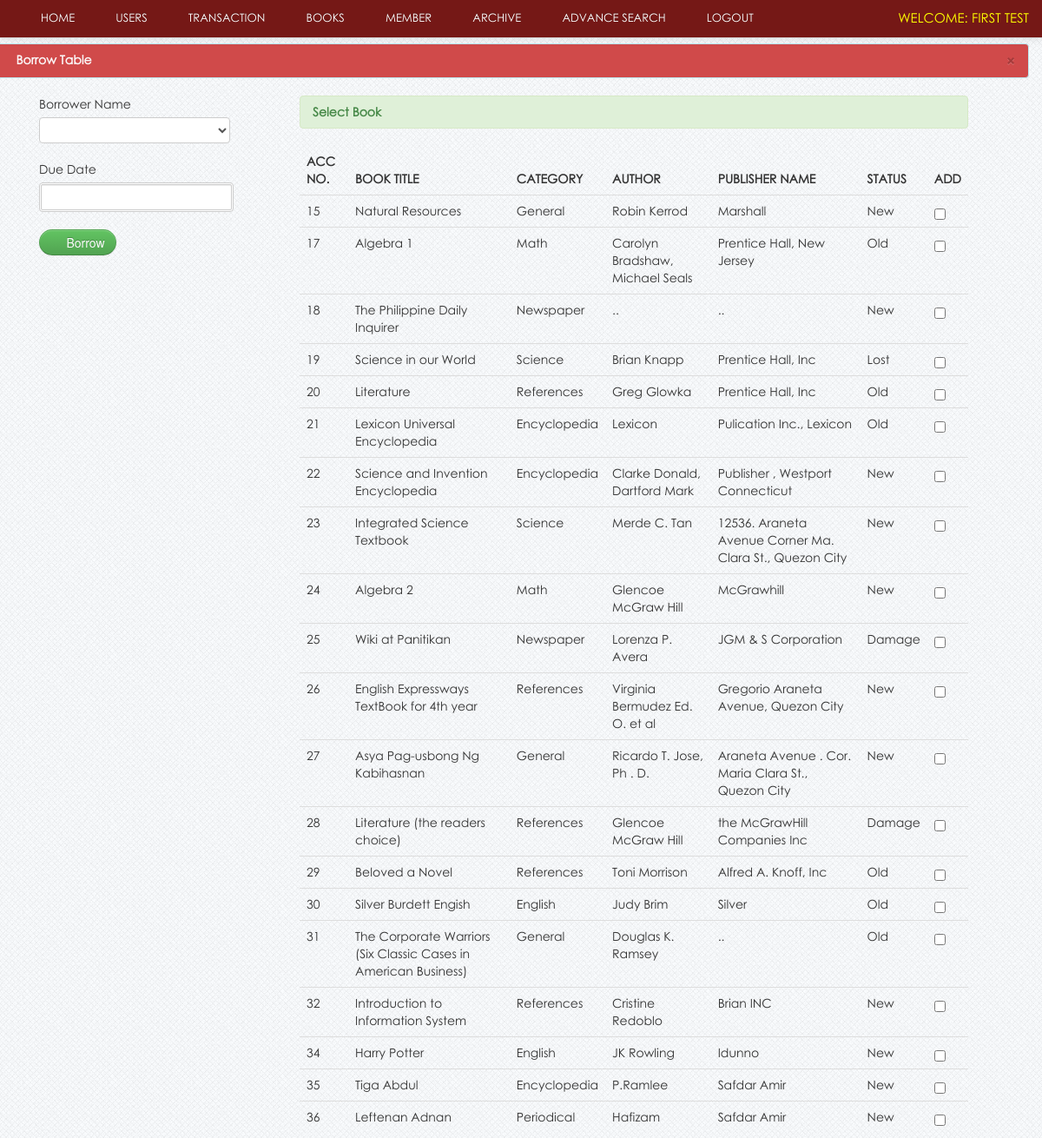
Page /admin/borrow.php (signed in) on the committed database.
### tables this page shows
CREATE TABLE `users` (
  `user_id` int NOT NULL,
  `username` varchar(100) NOT NULL,
  `password` varchar(100) NOT NULL,
  `firstname` varchar(100) NOT NULL,
  `lastname` varchar(100) NOT NULL,
  `user_type` varchar(20) NOT NULL,
  `mfa_enabled` tinyint(1) DEFAULT '0',
  `totp_secret` varchar(255) DEFAULT NULL,
  `email` varchar(100) NOT NULL
);

CREATE TABLE `book` (
  `book_id` int NOT NULL,
  `book_title` varchar(100) NOT NULL,
  `category_id` int NOT NULL,
  `author` varchar(50) NOT NULL,
  `book_copies` int NOT NULL,
  `book_pub` varchar(100) NOT NULL,
  `publisher_name` varchar(100) NOT NULL,
  `isbn` varchar(50) NOT NULL,
  `copyright_year` int NOT NULL,
  `date_receive` varchar(20) DEFAULT NULL,
  `date_added` datetime DEFAULT NULL,
  `status` varchar(30) NOT NULL
);

CREATE TABLE `category` (
  `category_id` int NOT NULL,
  `classname` varchar(50) DEFAULT NULL
);

### admin/session.php (called while the page is built, shortened)
<?php
$session_id=$_SESSION['id'];
?>

### admin/borrow.php (the view, shortened to what this page needs)
<?php include('header.php'); ?>
<?php include('session.php'); ?>
<?php include('navbar_borrow.php'); ?>
    <div class="container">
		<div class="margin-top">
			<div class="row">
				<div class="alert alert-info">
                    <button type="button" class="close" data-dismiss="alert">&times;</button>
                    <strong><i class="icon-user icon-large"></i>&nbsp;Borrow Table</strong>
                </div>
				<div class="span12">
					<form method="post" action="borrow_save.php">
						<div class="span3">
							<div class="control-group">
								<label class="control-label" for="inputEmail">Borrower Name</label>
								<div class="controls">
									<select name="member_id" class="chzn-select" required>
										<option></option>
										<?php
										$result = mysqli_query($link, "SELECT * FROM member") or die(mysqli_error($link));
										while ($row = mysqli_fetch_array($result)) {
											echo '<option value="' . htmlspecialchars($row['member_id']) . '">' . htmlspecialchars($row['firstname'] . " " . $row['lastname']) . '</option>';
										}
										?>
									</select>
								</div>
							</div>
							<div class="control-group">
								<label class="control-label" for="inputEmail">Due Date</label>
								<div class="controls">
									<input type="text" class="w8em format-d-m-y highlight-days-67 range-low-today" name="due_date" id="sd" maxlength="10" style="border: 3px double #CCCCCC;" required/>
								</div>
							</div>
							<div class="control-group">
								<div class="controls">
									<button name="delete_student" class="btn btn-success"><i class="icon-plus-sign icon-large"></i> Borrow</button>
								</div>
							</div>
						</div>
						<div class="span8">
							<div class="alert alert-success"><strong>Select Book</strong></div>
                            <table cellpadding="0" cellspacing="0" border="0" class="table" id="example">
                                <thead>
                                    <tr>
                                        <th>Acc No.</th>
                                        <th>Book title</th>
                                        <th>Category</th>
										<th>Author</th>
										<th>Publisher name</th>
										<th>status</th>
										<th>Add</th>
                                    </tr>
                                </thead>
                                <tbody>
									<?php
									$user_query = mysqli_query($link, "SELECT * FROM book WHERE status != 'Archive'") or die(mysqli_error($link));
									while($row = mysqli_fetch_array($user_query)){
										$id = htmlspecialchars($row['book_id']);
										$cat_id = htmlspecialchars($row['category_id']);
										$cat_query = mysqli_query($link, "SELECT * FROM category WHERE category_id = '$cat_id'") or die(mysqli_error($link));
										$cat_row = mysqli_fetch_array($cat_query);
									?>
									<tr class="del<?php echo $id ?>">
										<td><?php echo htmlspecialchars($row['book_id']); ?></td>
										<td><?php echo htmlspecialchars($row['book_title']); ?></td>
										<td><?php echo htmlspecialchars($cat_row['classname']); ?> </td>
										<td><?php echo htmlspecialchars($row['author']); ?> </td>
										<td><?php echo htmlspecialchars($row['publisher_name']); ?></td>
										<td width=""><?php echo htmlspecialchars($row['status']); ?></td>
										<td width="20">
											<input id="" class="uniform_on" name="selector[]" type="checkbox" value="<?php echo $id; ?>" >
										</td>
									</tr>
									<?php }  ?>
                                </tbody>
                            </table>
						</form>
					</div>
				</div>
			</div>
		</div>
<?php include('footer.php') ?>

### admin/navbar_borrow.php (shortened to what this page needs)
 <div class="navbar navbar-fixed-top navbar-inverse">
       <div class="navbar-inner">
           <div class="container">
               <div class="nav-collapse collapse">
<ul class="nav">
<li><a href="dashboard.php"><i class="icon-home icon-large"></i>&nbsp;Home</a></li>
<li><a href="users.php"><i class="icon-user icon-large"></i>&nbsp;Users</a></li>
<?php
include('dropdown.php');
?>
<li><a href="books.php"><i class="icon-book icon-large"></i>&nbsp;Books</a></li>
<li><a href="member.php"><i class="icon-group icon-large"></i>&nbsp;Member</a></li>
<li><a href="archive.php"><i class="icon-list-alt icon-large"></i>&nbsp;Archive</a></li>
<li><a href="#myModal" data-toggle="modal"><i class="icon-search icon-large"></i>&nbsp;Advance Search</a></li>
<li><a href="./logout.php" ><i class="icon-signout icon-large"></i>&nbsp;Logout</a></li>
</ul>
 <div class="pull-right">
	<?php
			  $user_query=mysqli_query($link,"select * from users WHERE user_id = '$session_id'")or die(mysqli_error($link));
				while($row=mysqli_fetch_array($user_query)){
			$id=$row['user_id']; ?>
	<div class="admin">Welcome: <?php echo $row['firstname']; ?></div>
		<?php } ?>
                </div>
               </div>
           </div>
       </div>
   </div>

### css/docs.css (style rules this page uses)
body { font-family:'TR Century Gothic',Helvetica,Arial,sans-serif !important; }
.btn { border-radius: 25px !important; }
.alert { text-shadow: none; }
th { text-transform:uppercase; }
.nav li a { text-transform:uppercase; }
.admin { color: yellow; font-size: 15px; margin-top: 10px; text-transform: uppercase; }
.margin-top { margin-top:50px; }
body { background: url(../img/grid_noise.png); position: relative; }
body > .navbar { font-size: 13px; }

### css/print.css (style rules this page uses)
.navbar { display:none; }
th { text-align:left; }
td { text-align:left; border-top:1px solid; padding:2px; }
.btn { display:none; }
.alert { display:none; }
body { font-family:arial; font-size:13px; }
.nav { display:none; }

### rows in the picture
users: firstname "FIRST TEST"
book: book_id "15", book_title "Natural Resources", category.classname "General", author "Robin Kerrod", publisher_name "Marshall", status "New"
book: book_id "17", book_title "Algebra 1", category.classname "Math", author "Carolyn Bradshaw, Michael Seals", publisher_name "Prentice Hall, New Jersey", status "Old"
book: book_id "18", book_title "The Philippine Daily Inquirer", category.classname "Newspaper", author "..", publisher_name "..", status "New"
book: book_id "19", book_title "Science in our World", category.classname "Science", author "Brian Knapp", publisher_name "Prentice Hall, Inc", status "Lost"
book: book_id "20", book_title "Literature", category.classname "References", author "Greg Glowka", publisher_name "Prentice Hall, Inc", status "Old"
book: book_id "21", book_title "Lexicon Universal Encyclopedia", category.classname "Encyclopedia", author "Lexicon", publisher_name "Pulication Inc., Lexicon", status "Old"
book: book_id "22", book_title "Science and Invention Encyclopedia", category.classname "Encyclopedia", author "Clarke Donald, Dartford Mark", publisher_name "Publisher , Westport Connecticut", status "New"
book: book_id "23", book_title "Integrated Science Textbook", category.classname "Science", author "Merde C. Tan", publisher_name "12536. Araneta Avenue Corner Ma. Clara St., Quezon City", status "New"
book: book_id "24", book_title "Algebra 2", category.classname "Math", author "Glencoe McGraw Hill", publisher_name "McGrawhill", status "New"
book: book_id "25", book_title "Wiki at Panitikan", category.classname "Newspaper", author "Lorenza P. Avera", publisher_name "JGM & S Corporation", status "Damage"
book: book_id "26", book_title "English Expressways TextBook for 4th year", category.classname "References", author "Virginia Bermudez Ed. O. et al", publisher_name "Gregorio Araneta Avenue, Quezon City", status "New"
book: book_id "27", book_title "Asya Pag-usbong Ng Kabihasnan", category.classname "General", author "Ricardo T. Jose, Ph . D.", publisher_name "Araneta Avenue . Cor. Maria Clara St., Quezon City", status "New"
book: book_id "28", book_title "Literature (the readers choice)", category.classname "References", author "Glencoe McGraw Hill", publisher_name "the McGrawHill Companies Inc", status "Damage"
book: book_id "29", book_title "Beloved a Novel", category.classname "References", author "Toni Morrison", publisher_name "Alfred A. Knoff, Inc", status "Old"
book: book_id "30", book_title "Silver Burdett Engish", category.classname "English", author "Judy Brim", publisher_name "Silver", status "Old"
book: book_id "31", book_title "The Corporate Warriors (Six Classic Cases in American Business)", category.classname "General", author "Douglas K. Ramsey", publisher_name "..", status "Old"
book: book_id "32", book_title "Introduction to Information System", category.classname "References", author "Cristine Redoblo", publisher_name "Brian INC", status "New"
book: book_id "34", book_title "Harry Potter", category.classname "English", author "JK Rowling", publisher_name "Idunno", status "New"
book: book_id "35", book_title "Tiga Abdul", category.classname "Encyclopedia", author "P.Ramlee", publisher_name "Safdar Amir", status "New"
book: book_id "36", book_title "Leftenan Adnan", category.classname "Periodical", author "Hafizam", publisher_name "Safdar Amir", status "New"
